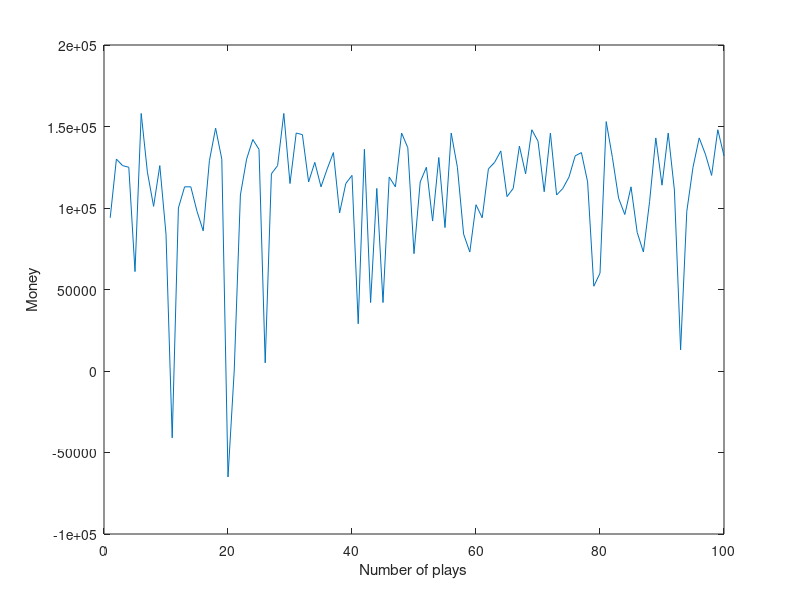

Source code (MATLAB):
clear all, clc
money = 100000;
count = 0;
total_loss = 0;
number_of_games = 100;   % ## Adjustable parameter ##
gamble_amount = 1000;    % ## Adjustable parameter ##
t = 1:number_of_games;
xx = 0; j = 1;  k = 0; n=0;
negative_value_count = 0;
zero_value_count = 0;

while k<number_of_games

    for i = 1:number_of_games

        variable = rand;

        if variable < 0.50                                 %Winning case
            money = money + gamble_amount + total_loss;     %
            count = 0;                                      %
            total_loss = 0;                                 %
        else                                                %Losing case
            money = money - gamble_amount - total_loss;     %
            count = count + 1;                              %
            total_loss = total_loss + count*gamble_amount;  %
        end

        if money == 0 && money < 0                          %Case of bankrupt
            i = number_of_games;
        end

        if k<number_of_games                                %Playing the game with different amount of times
            if i==number_of_games
                final_money_matrix(1,j) = money;
                j = j + 1;
                i = 0;
                k = k + 1;
                money = 100000;
            end
        end

    end
end

plot(t,final_money_matrix) 
xlabel('Number of plays'), ylabel('Money')


for m = 1:number_of_games
    xx = xx + final_money_matrix(1,m);
end

mean = xx/number_of_games;
mean

for h = 1:number_of_games
    if final_money_matrix(1,h) < 0
        negative_value_count = negative_value_count + 1;
    end
end

for n = 1:number_of_games
    if final_money_matrix(1,n) == 0
        zero_value_count = zero_value_count + 1;
    end
end

negative_value_count
zero_value_count






